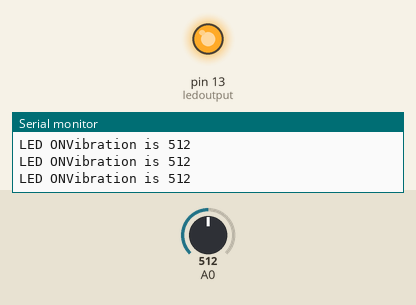
The sketch below on a simulated Arduino Uno, built with avr-gcc and run on an emulated ATmega328P. Shown: output pins drawn as LEDs (lit = HIGH), the last lines printed to the serial monitor. The inputs (shaded band) are chosen by the test bench; at power-on: A0 = 512.

Above: at 1.2 s.
1.3 s: A0 set to 110
2.8 s: A0 set to 91
At 3.4 s:
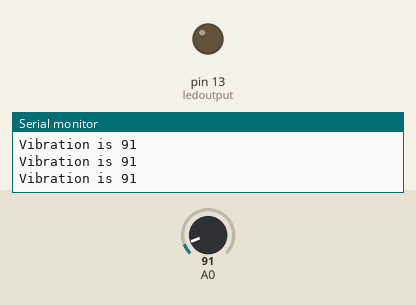
4.3 s: A0 set to 122
At 4.9 s:
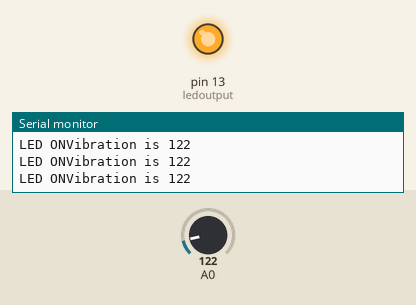
5.8 s: A0 set to 90
At 6.3 s:
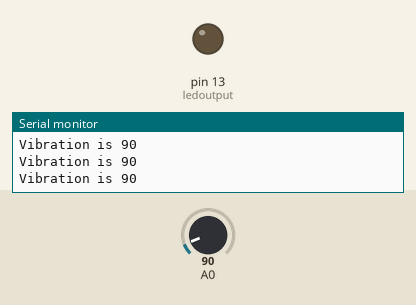
Timing chart, 0 to 8.3 s (numbered marks = the images above; inputs shaded):
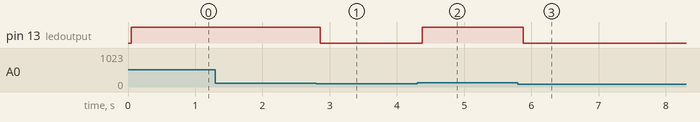

Measured:
- the behaviour switches between 100 and 99 on A0 (found by bisection; images 0 and 1)
- after the input at 2.8 s, pin 13 (ledoutput): HIGH → LOW after 0.06 s
- after the input at 4.3 s, pin 13 (ledoutput): LOW → HIGH after 0.07 s
- after the input at 5.8 s, pin 13 (ledoutput): HIGH → LOW after 0.08 s

The sketch:

piezo_LED.ino
```cpp
// Jadi, ada piezoelektrik dan LED
// Kalau keluaran analog dari piezo >= nilai ambang
// Maka LED nyala

int ledoutput = 13; // pin connected to LED
int THRESHOLD = 100;

void setup() {
pinMode(ledoutput, OUTPUT);   // this function is used to declare led connected pin as output
Serial.begin(9600); //Open the serial to set the baud rate for 9600bps
}

void loop() {
int val;
val=analogRead(0);  // function to read analog voltage from sensor
Serial.print("Vibration is ");
Serial.println(val, DEC); //Print the analog value read via serial port
delay(50);

if (val >= THRESHOLD)                    // function to check voltage level from sensor
{
digitalWrite(ledoutput, HIGH);
delay(50); // to make the LED visible
Serial.print("LED ON");
}
else
digitalWrite(ledoutput, LOW);
}
```
